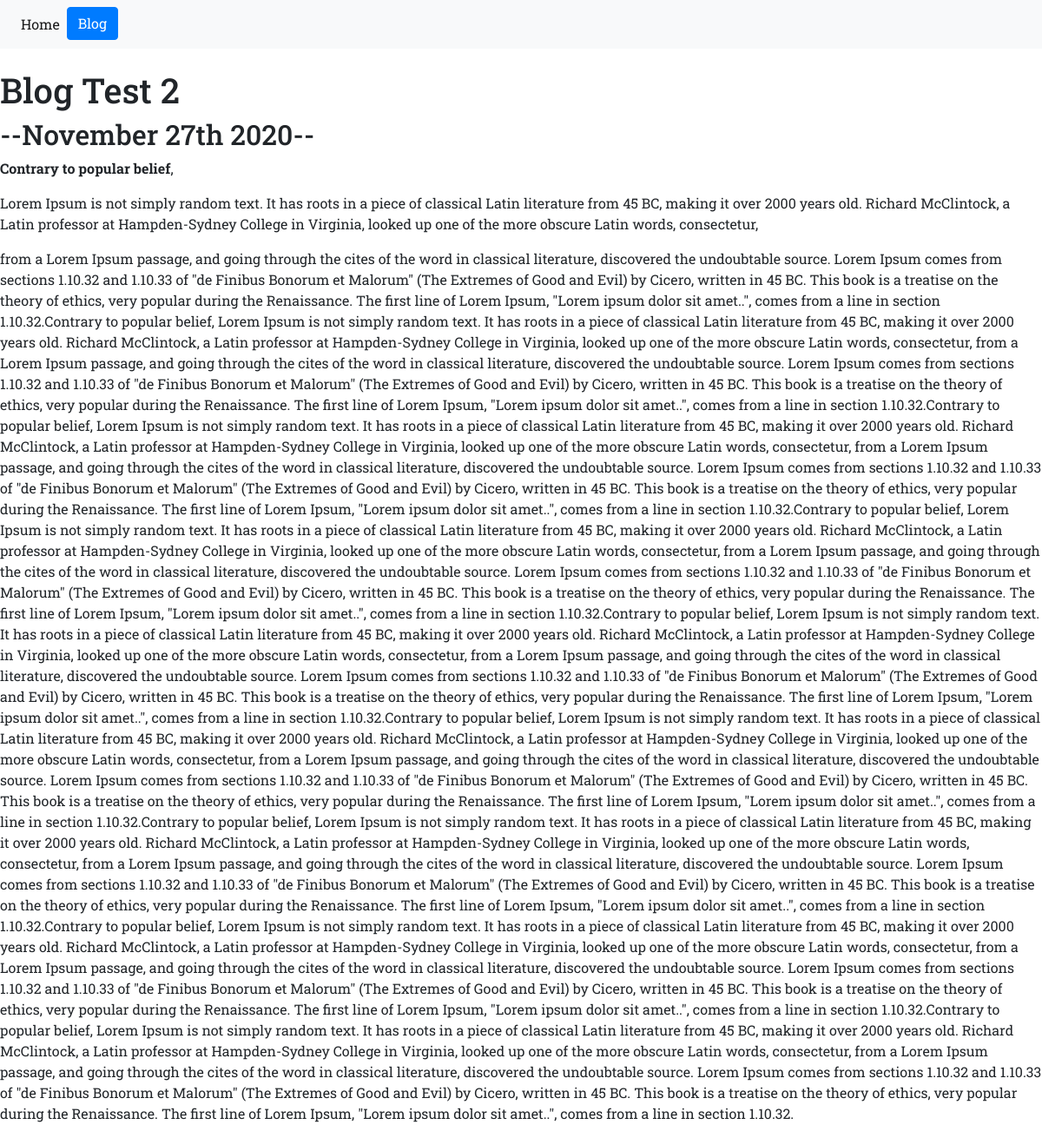
Page /blog/7/ on the committed database.
### blog/models.py (models this page shows, shortened)
class Blog(models.Model):
    title = models.CharField(max_length=200)
    description = models.TextField()
    date = models.DateField()

### blog/views.py (the view)
# urls.py: path('<int:blog_id>/', views.details, name="details"),  #Cualquier numbero que se ponga despues de blog/ lo va direccionar a la pagina de detail
def details(request,blog_id):
    blog = get_object_or_404(Blog,pk = blog_id)
    return render(request,'blog/details.html',{'blog':blog})

### blog/templates/blog/details.html
{% extends 'portfolio/base.html' %}
{% block content %}
<h1>{{ blog.title }}</h1>
<h2>--{{ blog.date|date:'F jS Y' }}--</h2>
<p> {{ blog.description|safe }} </p>
{% endblock %}

### portfolio/static/portfolio/custom.css (style rules this page uses)
body { font-family: 'Roboto Slab', serif; }

### rows in the picture
Blog: title "Blog Test 2", date "November 27th 2020", description "Contrary to popular belief , Lorem Ipsum is not simply random text. It has roots in a piece of classical Latin literature from 45 BC, making it over 2000 years old. Richard McClintock, a Latin professor at Hampden-Sydney College in Virginia, looked up one of the more obscure Latin words, consectetur, from a Lorem Ipsum passage, and going through the cites of the word in classical literature, discovered the undoubtable source. Lorem Ipsum comes from sections 1.10.32 and 1.10.33 of \"de Finibus Bonorum et Malorum\" (The Extremes of Good and Evil) by Cicero, written in 45 BC. This book is a treatise on the theory of ethics, very popular during the Renaissance. The first line of Lorem Ipsum,…"
